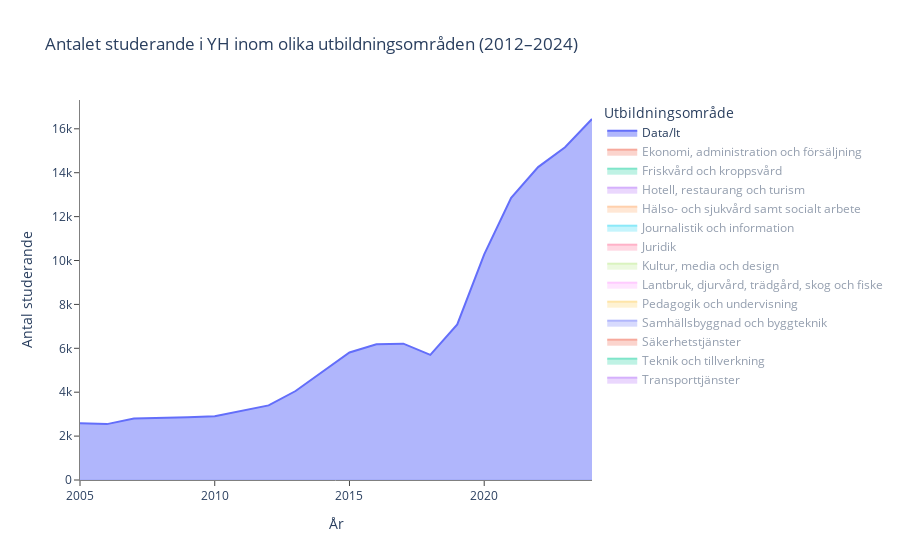

Here is the notebook cell this chart was saved with:
### Markdown cell above
## Antalet studerande i YH inom olika utbildningsområden

### Code cell
import pandas as pd
import plotly.express as px

# Load the data
df = pd.read_excel("data/Antalet studerande i YH inom olika utbildningsområden 2012-2024.xlsx")

# Drop unwanted columns
columns_to_exclude = ['Totalt', 'Övrigt']
df = df.drop(columns=[col for col in columns_to_exclude if col in df.columns])

# Melt the data
df_long = df.melt(id_vars='År', var_name='Utbildningsområde', value_name='Antal studerande')

# Create area chart
fig = px.area(
    df_long,
    x='År',
    y='Antal studerande',
    color='Utbildningsområde',
    title='Antalet studerande i YH inom olika utbildningsområden (2012–2024)',
    labels={'År': 'År', 'Antal studerande': 'Antal studerande'},
    template='plotly_white'
)

# Hide all traces except "Data/It"
for trace in fig.data:
    if trace.name != "Data/It":
        trace.visible = "legendonly"

# Remove gridlines and ensure ticks are visible
fig.update_xaxes(showgrid=False, ticks="outside")
fig.update_yaxes(showgrid=False, ticks="outside")
fig.update_xaxes(showline=True, linecolor='grey')
fig.update_yaxes(showline=True, linecolor='grey' )

fig.update_layout(legend_title_text='Utbildningsområde')


fig.show()

### Figure 1 — Plotly figure (JSON) as saved in the notebook; plotly's stock layout.template omitted (floating-point values rounded to 4 significant figures)
{"data": [{"fillpattern": {"shape": ""}, "hovertemplate": "Utbildningsområde=Data/It<br>År=%{x}<br>Antal studerande=%{y}<extra></extra>", "legendgroup": "Data/It", "line": {"color": "#636efa"}, "marker": {"symbol": "circle"}, "mode": "lines", "name": "Data/It", "orientation": "v", "showlegend": true, "stackgroup": "1", "type": "scatter", "x": [2005, 2006, 2007, 2008, 2009, 2010, 2011, 2012, 2013, 2014, 2015, 2016, 2017, 2018, 2019, 2020, 2021, 2022, 2023, 2024], "xaxis": "x", "y": [2587.0, 2546.0, 2797.0, 2817.0, 2857.0, 2903.0, 3160.0, 3398.0, 4054.0, 4937.0, 5812.0, 6183.0, 6210.0, 5704.0, 7086.0, 10280.0, 12850.0, 14260.0, 15160.0, 16450.0], "yaxis": "y"}, {"fillpattern": {"shape": ""}, "hovertemplate": "Utbildningsområde=Ekonomi, administration och försäljning<br>År=%{x}<br>Antal studerande=%{y}<extra></extra>", "legendgroup": "Ekonomi, administration och försäljning", "line": {"color": "#EF553B"}, "marker": {"symbol": "circle"}, "mode": "lines", "name": "Ekonomi, administration och försäljning", "orientation": "v", "showlegend": true, "stackgroup": "1", "type": "scatter", "visible": "legendonly", "x": [2005, 2006, 2007, 2008, 2009, 2010, 2011, 2012, 2013, 2014, 2015, 2016, 2017, 2018, 2019, 2020, 2021, 2022, 2023, 2024], "xaxis": "x", "y": [6238.0, 7582.0, 8807.0, 10260.0, 11290.0, 11900.0, 12180.0, 11950.0, 12250.0, 12260.0, 11670.0, 11530.0, 12190.0, 13800.0, 15990.0, 18490.0, 18540.0, 17820.0, 17350.0, 17380.0], "yaxis": "y"}, {"fillpattern": {"shape": ""}, "hovertemplate": "Utbildningsområde=Friskvård och kroppsvård<br>År=%{x}<br>Antal studerande=%{y}<extra></extra>", "legendgroup": "Friskvård och kroppsvård", "line": {"color": "#00cc96"}, "marker": {"symbol": "circle"}, "mode": "lines", "name": "Friskvård och kroppsvård", "orientation": "v", "showlegend": true, "stackgroup": "1", "type": "scatter", "visible": "legendonly", "x": [2005, 2006, 2007, 2008, 2009, 2010, 2011, 2012, 2013, 2014, 2015, 2016, 2017, 2018, 2019, 2020, 2021, 2022, 2023, 2024], "xaxis": "x", "y": [481.0, 738.0, 883.0, 993.0, 1009.0, 857.0, 591.0, 371.0, 363.0, 330.0, 352.0, 303.0, 238.0, 231.0, 302.0, 335.0, 372.0, 408.0, 460.0, 366.0], "yaxis": "y"}, {"fillpattern": {"shape": ""}, "hovertemplate": "Utbildningsområde=Hotell, restaurang och turism<br>År=%{x}<br>Antal studerande=%{y}<extra></extra>", "legendgroup": "Hotell, restaurang och turism", "line": {"color": "#ab63fa"}, "marker": {"symbol": "circle"}, "mode": "lines", "name": "Hotell, restaurang och turism", "orientation": "v", "showlegend": true, "stackgroup": "1", "type": "scatter", "visible": "legendonly", "x": [2005, 2006, 2007, 2008, 2009, 2010, 2011, 2012, 2013, 2014, 2015, 2016, 2017, 2018, 2019, 2020, 2021, 2022, 2023, 2024], "xaxis": "x", "y": [2223.0, 2553.0, 2906.0, 3074.0, 2965.0, 2905.0, 2888.0, 2592.0, 2525.0, 2559.0, 2606.0, 2533.0, 2534.0, 2499.0, 2718.0, 3094.0, 3314.0, 3007.0, 2753.0, 2800.0], "yaxis": "y"}, {"fillpattern": {"shape": ""}, "hovertemplate": "Utbildningsområde=Hälso- och sjukvård samt socialt arbete<br>År=%{x}<br>Antal studerande=%{y}<extra></extra>", "legendgroup": "Hälso- och sjukvård samt socialt arbete", "line": {"color": "#FFA15A"}, "marker": {"symbol": "circle"}, "mode": "lines", "name": "Hälso- och sjukvård samt socialt arbete", "orientation": "v", "showlegend": true, "stackgroup": "1", "type": "scatter", "visible": "legendonly", "x": [2005, 2006, 2007, 2008, 2009, 2010, 2011, 2012, 2013, 2014, 2015, 2016, 2017, 2018, 2019, 2020, 2021, 2022, 2023, 2024], "xaxis": "x", "y": [2992.0, 3807.0, 4200.0, 4029.0, 4091.0, 4496.0, 4656.0, 4525.0, 4965.0, 5738.0, 6023.0, 6162.0, 6727.0, 7451.0, 9031.0, 10900.0, 12050.0, 12880.0, 12520.0, 11920.0], "yaxis": "y"}, {"fillpattern": {"shape": ""}, "hovertemplate": "Utbildningsområde=Journalistik och information<br>År=%{x}<br>Antal studerande=%{y}<extra></extra>", "legendgroup": "Journalistik och information", "line": {"color": "#19d3f3"}, "marker": {"symbol": "circle"}, "mode": "lines", "name": "Journalistik och information", "orientation": "v", "showlegend": true, "stackgroup": "1", "type": "scatter", "visible": "legendonly", "x": [2005, 2006, 2007, 2008, 2009, 2010, 2011, 2012, 2013, 2014, 2015, 2016, 2017, 2018, 2019, 2020, 2021, 2022, 2023, 2024], "xaxis": "x", "y": [114.0, 101.0, 114.0, 159.0, 213.0, 256.0, 299.0, 277.0, 413.0, 621.0, 649.0, 723.0, 802.0, 833.0, 904.0, 967.0, 936.0, 823.0, 752.0, 646.0], "yaxis": "y"}, {"fillpattern": {"shape": ""}, "hovertemplate": "Utbildningsområde=Juridik<br>År=%{x}<br>Antal studerande=%{y}<extra></extra>", "legendgroup": "Juridik", "line": {"color": "#FF6692"}, "marker": {"symbol": "circle"}, "mode": "lines", "name": "Juridik", "orientation": "v", "showlegend": true, "stackgroup": "1", "type": "scatter", "visible": "legendonly", "x": [2005, 2006, 2007, 2008, 2009, 2010, 2011, 2012, 2013, 2014, 2015, 2016, 2017, 2018, 2019, 2020, 2021, 2022, 2023, 2024], "xaxis": "x", "y": [NaN, 61.0, 122.0, 157.0, 167.0, 173.0, 175.0, 242.0, 280.0, 284.0, 309.0, 336.0, 412.0, 438.0, 451.0, 484.0, 488.0, 416.0, 346.0, 346.0], "yaxis": "y"}, {"fillpattern": {"shape": ""}, "hovertemplate": "Utbildningsområde=Kultur, media och design<br>År=%{x}<br>Antal studerande=%{y}<extra></extra>", "legendgroup": "Kultur, media och design", "line": {"color": "#B6E880"}, "marker": {"symbol": "circle"}, "mode": "lines", "name": "Kultur, media och design", "orientation": "v", "showlegend": true, "stackgroup": "1", "type": "scatter", "visible": "legendonly", "x": [2005, 2006, 2007, 2008, 2009, 2010, 2011, 2012, 2013, 2014, 2015, 2016, 2017, 2018, 2019, 2020, 2021, 2022, 2023, 2024], "xaxis": "x", "y": [2803.0, 2938.0, 2893.0, 2993.0, 2952.0, 2791.0, 2567.0, 2363.0, 2509.0, 2627.0, 2769.0, 2770.0, 2865.0, 2904.0, 3016.0, 3432.0, 3916.0, 4223.0, 4457.0, 4636.0], "yaxis": "y"}, {"fillpattern": {"shape": ""}, "hovertemplate": "Utbildningsområde=Lantbruk, djurvård, trädgård, skog och fiske<br>År=%{x}<br>Antal studerande=%{y}<extra></extra>", "legendgroup": "Lantbruk, djurvård, trädgård, skog och fiske", "line": {"color": "#FF97FF"}, "marker": {"symbol": "circle"}, "mode": "lines", "name": "Lantbruk, djurvård, trädgård, skog och fiske", "orientation": "v", "showlegend": true, "stackgroup": "1", "type": "scatter", "visible": "legendonly", "x": [2005, 2006, 2007, 2008, 2009, 2010, 2011, 2012, 2013, 2014, 2015, 2016, 2017, 2018, 2019, 2020, 2021, 2022, 2023, 2024], "xaxis": "x", "y": [920.0, 1341.0, 1538.0, 1502.0, 1549.0, 1704.0, 1654.0, 1461.0, 1355.0, 1251.0, 1307.0, 1407.0, 1442.0, 1360.0, 1416.0, 1613.0, 1810.0, 1950.0, 2091.0, 2346.0], "yaxis": "y"}, {"fillpattern": {"shape": ""}, "hovertemplate": "Utbildningsområde=Pedagogik och undervisning<br>År=%{x}<br>Antal studerande=%{y}<extra></extra>", "legendgroup": "Pedagogik och undervisning", "line": {"color": "#FECB52"}, "marker": {"symbol": "circle"}, "mode": "lines", "name": "Pedagogik och undervisning", "orientation": "v", "showlegend": true, "stackgroup": "1", "type": "scatter", "visible": "legendonly", "x": [2005, 2006, 2007, 2008, 2009, 2010, 2011, 2012, 2013, 2014, 2015, 2016, 2017, 2018, 2019, 2020, 2021, 2022, 2023, 2024], "xaxis": "x", "y": [16.0, 103.0, 186.0, 220.0, 250.0, 462.0, 660.0, 454.0, 424.0, 485.0, 422.0, 534.0, 654.0, 861.0, 1289.0, 1528.0, 1806.0, 1976.0, 1510.0, 1095.0], "yaxis": "y"}, {"fillpattern": {"shape": ""}, "hovertemplate": "Utbildningsområde=Samhällsbyggnad och byggteknik<br>År=%{x}<br>Antal studerande=%{y}<extra></extra>", "legendgroup": "Samhällsbyggnad och byggteknik", "line": {"color": "#636efa"}, "marker": {"symbol": "circle"}, "mode": "lines", "name": "Samhällsbyggnad och byggteknik", "orientation": "v", "showlegend": true, "stackgroup": "1", "type": "scatter", "visible": "legendonly", "x": [2005, 2006, 2007, 2008, 2009, 2010, 2011, 2012, 2013, 2014, 2015, 2016, 2017, 2018, 2019, 2020, 2021, 2022, 2023, 2024], "xaxis": "x", "y": [1406.0, 1947.0, 2388.0, 2641.0, 3183.0, 3540.0, 3918.0, 4363.0, 4743.0, 4969.0, 5512.0, 6066.0, 6831.0, 7534.0, 9019.0, 11550.0, 12740.0, 13040.0, 12560.0, 13130.0], "yaxis": "y"}, {"fillpattern": {"shape": ""}, "hovertemplate": "Utbildningsområde=Säkerhetstjänster<br>År=%{x}<br>Antal studerande=%{y}<extra></extra>", "legendgroup": "Säkerhetstjänster", "line": {"color": "#EF553B"}, "marker": {"symbol": "circle"}, "mode": "lines", "name": "Säkerhetstjänster", "orientation": "v", "showlegend": true, "stackgroup": "1", "type": "scatter", "visible": "legendonly", "x": [2005, 2006, 2007, 2008, 2009, 2010, 2011, 2012, 2013, 2014, 2015, 2016, 2017, 2018, 2019, 2020, 2021, 2022, 2023, 2024], "xaxis": "x", "y": [267.0, 425.0, 565.0, 626.0, 629.0, 544.0, 459.0, 370.0, 336.0, 350.0, 378.0, 375.0, 275.0, 284.0, 408.0, 579.0, 594.0, 763.0, 833.0, 830.0], "yaxis": "y"}, {"fillpattern": {"shape": ""}, "hovertemplate": "Utbildningsområde=Teknik och tillverkning<br>År=%{x}<br>Antal studerande=%{y}<extra></extra>", "legendgroup": "Teknik och tillverkning", "line": {"color": "#00cc96"}, "marker": {"symbol": "circle"}, "mode": "lines", "name": "Teknik och tillverkning", "orientation": "v", "showlegend": true, "stackgroup": "1", "type": "scatter", "visible": "legendonly", "x": [2005, 2006, 2007, 2008, 2009, 2010, 2011, 2012, 2013, 2014, 2015, 2016, 2017, 2018, 2019, 2020, 2021, 2022, 2023, 2024], "xaxis": "x", "y": [3920.0, 4310.0, 4928.0, 5563.0, 6511.0, 7142.0, 7334.0, 6731.0, 7036.0, 7328.0, 7387.0, 7259.0, 7058.0, 6839.0, 7763.0, 9931.0, 11280.0, 11310.0, 11710.0, 13230.0], "yaxis": "y"}, {"fillpattern": {"shape": ""}, "hovertemplate": "Utbildningsområde=Transporttjänster<br>År=%{x}<br>Antal studerande=%{y}<extra></extra>", "legendgroup": "Transporttjänster", "line": {"color": "#ab63fa"}, "marker": {"symbol": "circle"}, "mode": "lines", "name": "Transporttjänster", "orientation": "v", "showlegend": true, "stackgroup": "1", "type": "scatter", "visible": "legendonly", "x": [2005, 2006, 2007, 2008, 2009, 2010, 2011, 2012, 2013, 2014, 2015, 2016, 2017, 2018, 2019, 2020, 2021, 2022, 2023, 2024], "xaxis": "x", "y": [822.0, 1104.0, 1357.0, 1590.0, 1696.0, 1859.0, 1845.0, 1487.0, 1116.0, 941.0, 1190.0, 1544.0, 1850.0, 1749.0, 1673.0, 1757.0, 1573.0, 1490.0, 1618.0, 1691.0], "yaxis": "y"}], "layout": {"legend": {"title": {"text": "Utbildningsområde"}, "tracegroupgap": 0}, "title": {"text": "Antalet studerande i YH inom olika utbildningsområden (2012–2024)"}, "xaxis": {"anchor": "y", "domain": [0, 1], "linecolor": "grey", "showgrid": false, "showline": true, "ticks": "outside", "title": {"text": "År"}}, "yaxis": {"anchor": "x", "domain": [0, 1], "linecolor": "grey", "showgrid": false, "showline": true, "ticks": "outside", "title": {"text": "Antal studerande"}}}}
